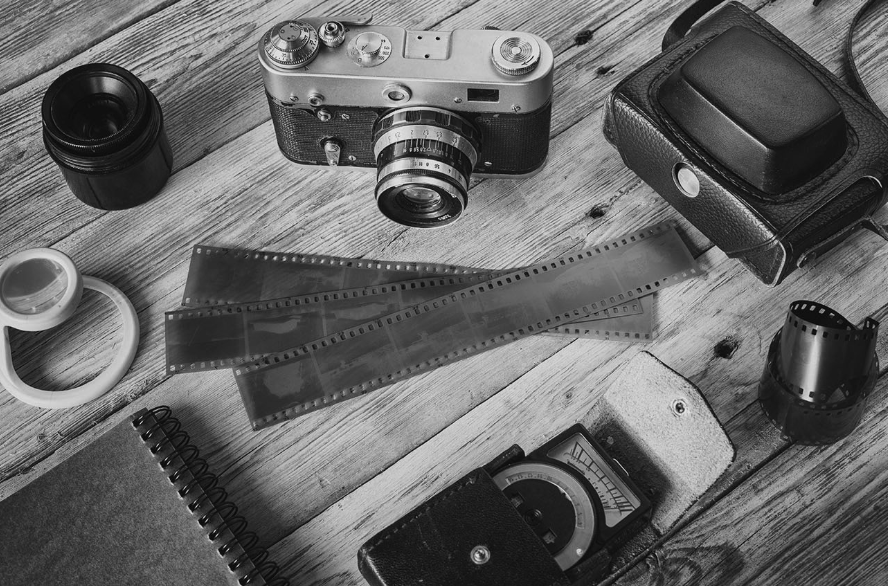
#> input picture week2/demo.jpg, 888 x 586 px
$ python piecewise-lin.py
#> lines starting #> are read from the running program, lines starting #| are printed output that depends on the picture; after the words box and inside, x2 and y2 are one past the last pixel; in counts of white or black regions, pixels touching at a corner belong together
'''These functions, as the name suggests, are not entirely linear in nature.
However, they are linear between certain x-intervals. One of the most commonly used
piecewise-linear transformation functions is contrast stretching.
This process expands the range of intensity levels in an image so that it spans the full
intensity of the camera/display.'''

import cv2 as cv
import numpy as np

img = cv.imread('demo.jpg')
#> img is the input picture: shape (586, 888, 3); min 4, max 233, mean 103.1

def pixelVal(pix, r1, s1, r2,s2):
    if(0<=pix and pix <= r1):
        return (s1/r1)*pix
    elif(r1< pix and pix<=r2):
        return ((s2-s1)/ (r2-r1)) * (pix - r1) + s1
    else:
        return ((255 - s2)/(255 - r2)) * (pix - r2) + s2

r1 = 70
s1 = 0
r2 = 140
s2 = 255

# Vectorize the function to apply it to each value in the Numpy array.
pixelVal_vec = np.vectorize(pixelVal)

contrast_stretched = pixelVal_vec(img, r1, s1, r2, s2)
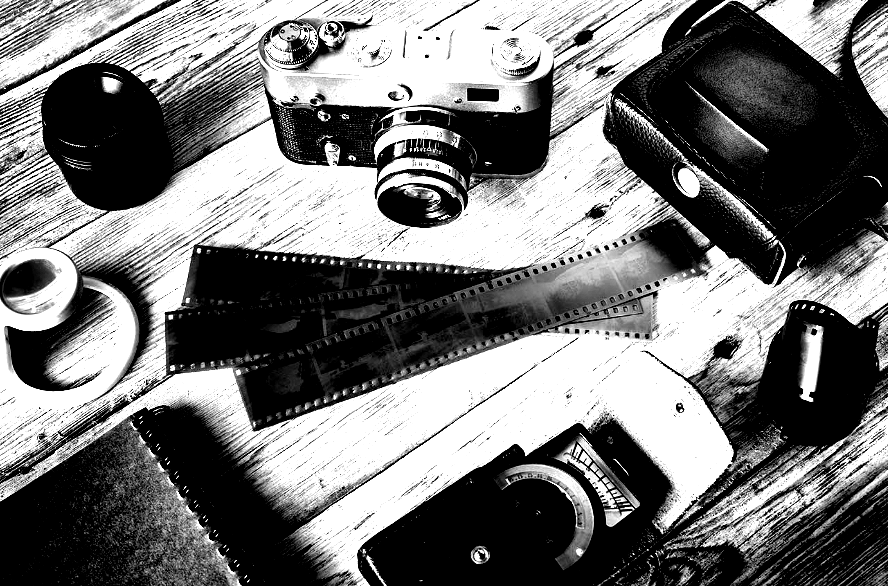
#> contrast_stretched: shape (586, 888, 3) float64; min 0, max 255, mean 119.4

cv.imshow('contrast stretchend', contrast_stretched)
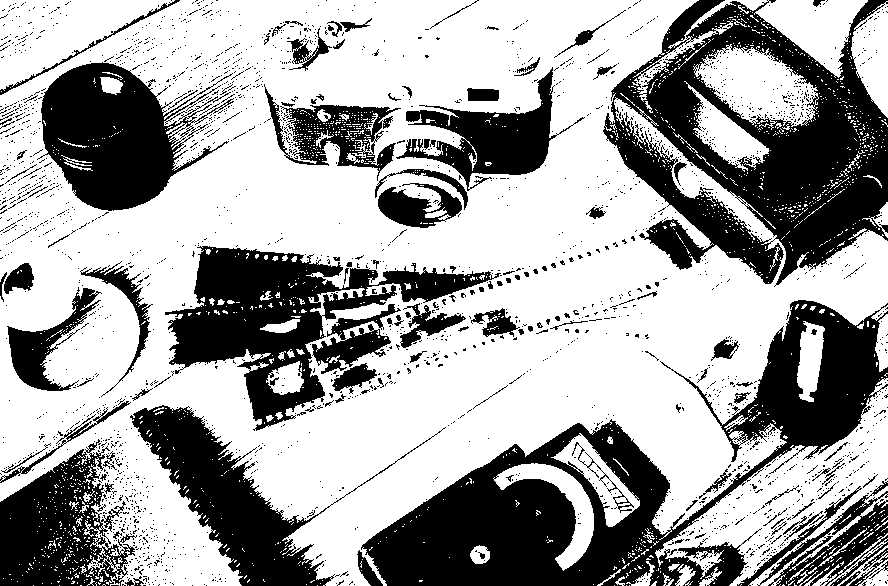
#> window 'contrast stretchend': shape (586, 888, 3); 64.1% white; 2489 black regions (2362 under 20 px), largest, box (x1, y1, x2, y2) and area: (361, 300, 888, 586) 44775, (603, 0, 888, 287) 39291, (165, 246, 501, 431) 19867

cv.waitKey(0)
